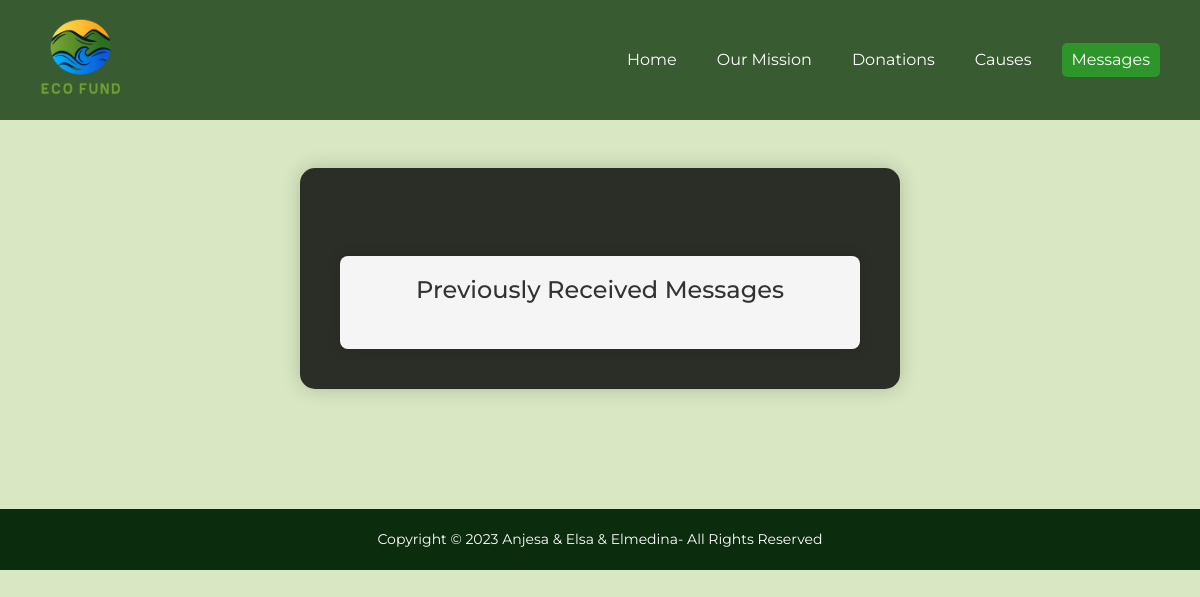
Page /contact.php (signed in) on the earlier database version.
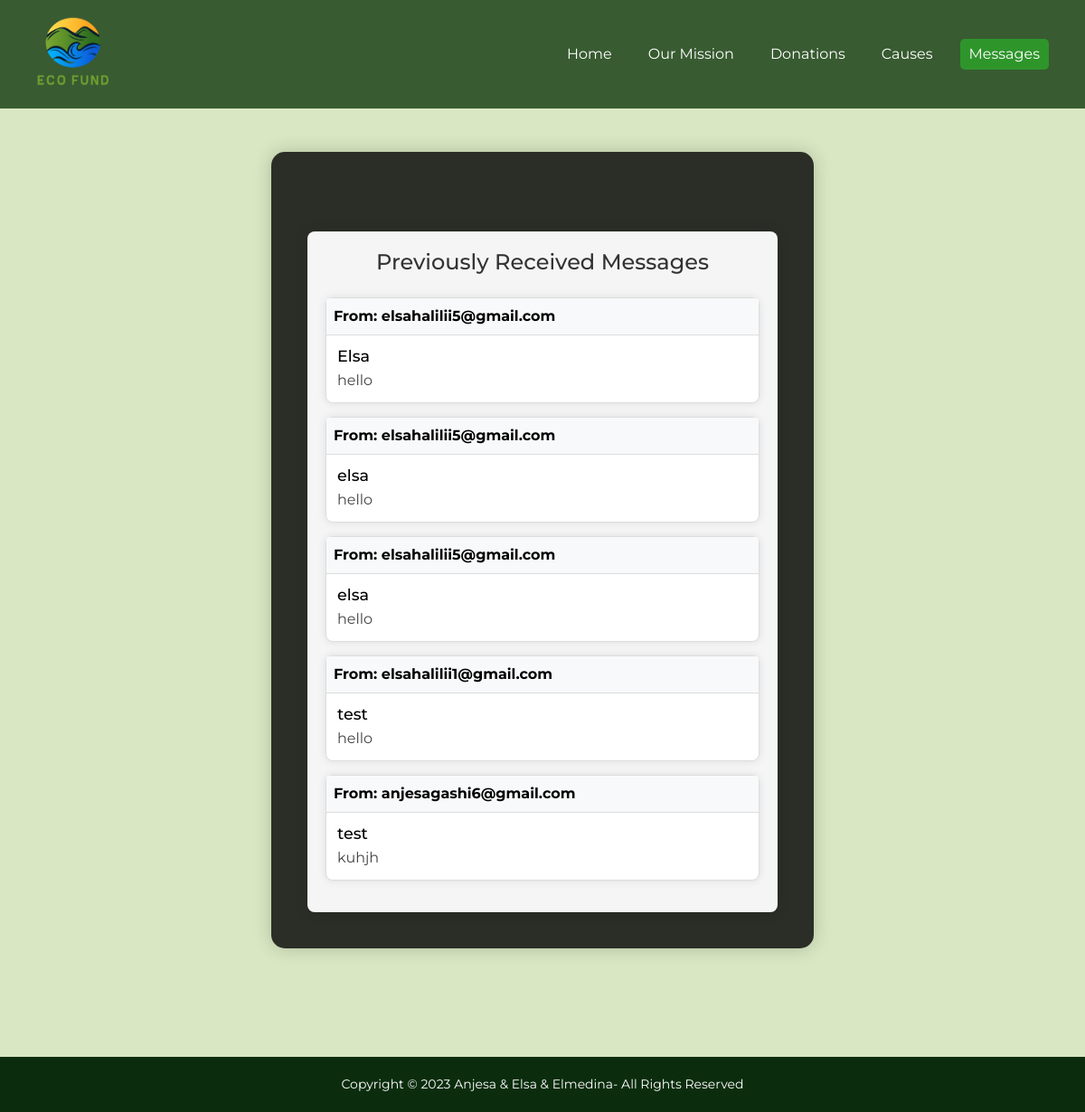
Same page on the later database version.
### tables this page shows
CREATE TABLE `contact_messages` (
  `id` int(11) NOT NULL,
  `name` varchar(50) DEFAULT NULL,
  `email` varchar(50) DEFAULT NULL,
  `message` text DEFAULT NULL,
  `submission_time` timestamp NOT NULL DEFAULT current_timestamp()
);

### contact.php (the view, shortened to what this page needs)
<?php
require 'config.php';
try {
    $stmt = $conn->query("SELECT * FROM contact_messages");
    $stmt->execute();
    $contacts = $stmt->fetchAll(PDO::FETCH_ASSOC);
} catch (PDOException $e) {
    echo $e;
}
?>
<!DOCTYPE html>
<html lang="en">
<head>
    <link rel="stylesheet" href="https://maxcdn.bootstrapcdn.com/bootstrap/4.5.2/css/bootstrap.min.css">
    <link rel="stylesheet" href="styles/contact.css">
    <link rel="stylesheet" href="styles/header.css">
    <link rel="stylesheet" href="styles/general.css">
</head>
<body>
    <header>
        <div class="logo">
            <img src="./images/logo.png" alt="EcoFund logo">
        </div>
        <nav class="navbar">
            <a href="./index.php">Home</a>
            <a href="./about.php">Our Mission</a>
            <a href="./donations.php">Donations</a>
            <?php if ($_SESSION['user_type'] === 'admin') { ?>
                <a href="./causes.php">Causes</a>
            <?php }  ?>
            <?php if ($_SESSION['user_type'] === 'admin') { ?>
                <a class="active" href="./contact.php">Messages</a>
            <?php }  ?>
        </nav>
    </header>
    <div class="container mt-5">
        <div class="row justify-content-center">
            <div class="col-md-8">
                <div class="contact-form">
                    <?php if ($_SESSION['user_type'] === 'admin') { ?>
                        <div class="previous-messages mt-5">
                            <h2 class="text-center mb-4">Previously Received Messages</h2>
                            <?php foreach ($contacts as $contact) : ?>
                                <div class="card">
                                    <div class="card-header">
                                        From: <?= $contact['email'] ?>
                                    </div>
                                    <div class="card-body">
                                        <h5 class="card-title"><?= $contact['name'] ?></h5>
                                        <p class="card-text"><?= $contact['message'] ?></p>
                                    </div>
                                </div>
                            <?php endforeach; ?>
                        </div>
                    <?php }  ?>
                </div>
            </div>
        </div>
    </div>
    <footer>
        <p>Copyright © 2023 Anjesa & Elsa & Elmedina- All Rights Reserved</p>
    </footer>
</body>
</html>

Differences in the rows shown:
added contact_messages: email "elsahalilii5@gmail.com", name "Elsa", message "hello"
added contact_messages: email "elsahalilii5@gmail.com", name "elsa", message "hello"
added contact_messages: email "elsahalilii5@gmail.com", name "elsa", message "hello"
added contact_messages: email "elsahalilii1@gmail.com", name "test", message "hello"
added contact_messages: email "anjesagashi6@gmail.com", name "test", message "kuhjh"
